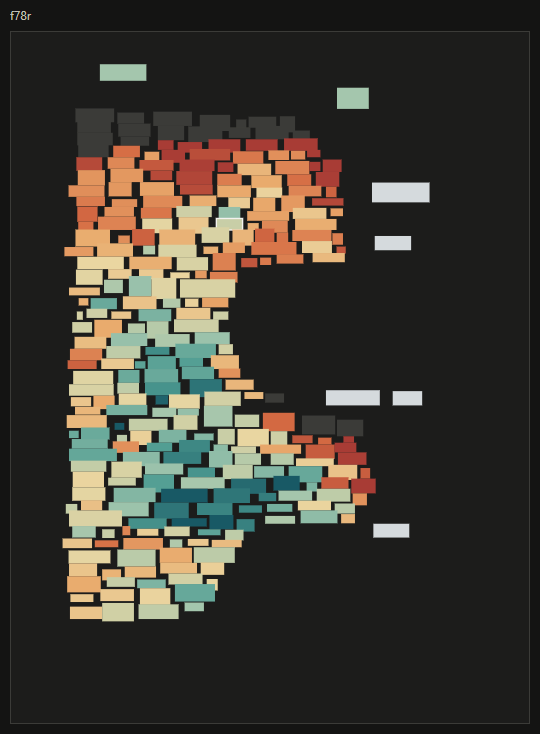
#> input picture experiments/mattr_template_link/captures/f78r_before_click.png, 540 x 734 px
$ python method_infographic.py
#> lines starting #> are read from the running program, lines starting #| are printed output that depends on the picture
"""method_spatial.png: an annotated infographic built from three captures of the governor app (27 October, user's request):
the f78r page as the app draws it, the same page after the word otedy is clicked (cone, left reach, lit sources), and the
app's readout bar. The captures were taken in Chrome from http://127.0.0.1:8765/heatmap.html#scope=4a&window=100&
direction=spatial&colors=components&left=3&depth=8&angle=45&weight=distance with the page isolated and the svg at 520 px;
their paths and the geometry below (CSS pixels of that view) are recorded here so the figure can be rebuilt from new captures."""
import sys
import textwrap
from pathlib import Path

import matplotlib
matplotlib.use('Agg')
import matplotlib.pyplot as plt
from PIL import Image

HERE = Path(__file__).resolve().parent
CAP = HERE / 'captures'                              # the three Chrome captures, kept with the study
BEFORE = CAP / 'f78r_before_click.png'               # page region, CSS x 306-845, y 211-945, no selection
AFTER = CAP / 'f78r_otedy_clicked.png'               # same region, token 31343 (otedy) selected
STATUS = CAP / 'readout_bar.png'                     # readout bar, CSS x 138-1604, y 49-190
OX, OY = 306, 211                                    # CSS origin of the page captures
TARGET = (522, 429, 549, 441)                        # CSS box of the clicked word
APEX = (535.3, 435.0)
CONE_TOP_Y, CONE_LEFT_X, CONE_RIGHT_X = 337.0, 437.3, 633.3
REACH_X = 450.7
INK, SEC, LIGHT, ACCENT = '#1f1f1d', '#5a5955', '#f0efec', '#f2c27b'
CIRCLED = '①②③④⑤'


def px(x, y):
    return x - OX, y - OY


def callout(ax, k, at, mark, color=ACCENT):
    """Numbered marker at `mark` (image px) with a short leader to `at`."""
    ax.annotate('', xy=at, xytext=mark, arrowprops=dict(arrowstyle='-', color=color, lw=0.9), annotation_clip=False)
    ax.text(mark[0], mark[1], str(k), fontsize=6.4, color=INK, ha='center', va='center', weight='bold',
            bbox=dict(boxstyle='circle,pad=0.25', fc=color, ec='none'), clip_on=False)


def para(fig, x, y, text, width, size=6.9, color=SEC, lead=0.0215):
    wrapped = textwrap.fill(text, width)
    fig.text(x, y, wrapped, fontsize=size, color=color, va='top', linespacing=1.35)
    return y - lead * (wrapped.count('\n') + 1)


def main(out=HERE / 'method_spatial.png'):
    before, after, status = (Image.open(p).convert('RGB') for p in (BEFORE, AFTER, STATUS))
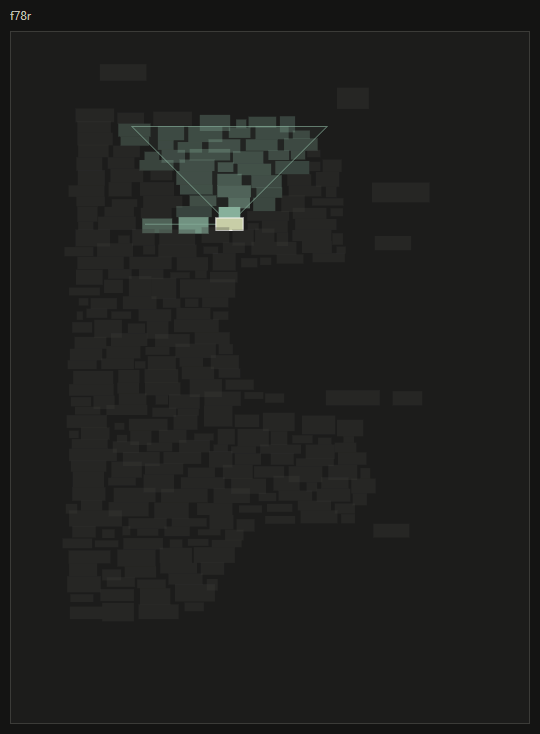
#> input picture experiments/mattr_template_link/captures/f78r_otedy_clicked.png, 540 x 734 px
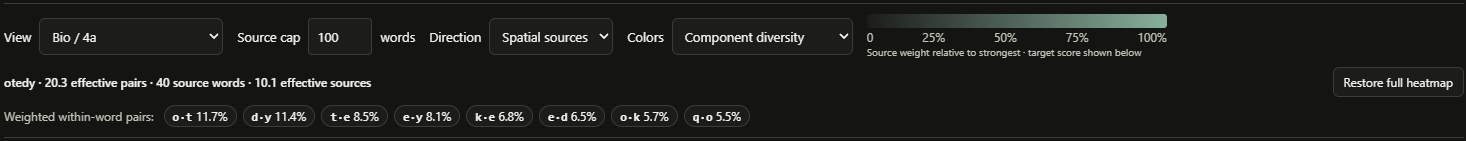
#> input picture experiments/mattr_template_link/captures/readout_bar.png, 1466 x 141 px
    status = status.crop((0, 0, 1180, status.height))           # controls, readout and pair chips; the restore button is cut
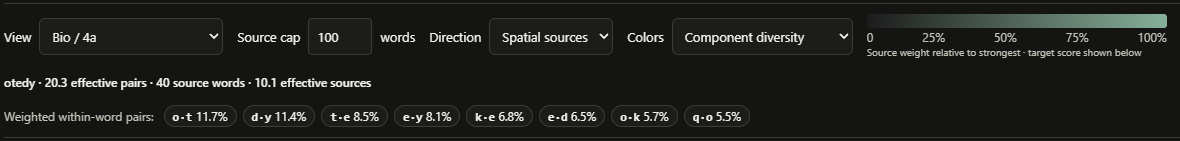
#> status: PIL image 1180x141 RGB; mean R, G, B 31.2, 31.7, 30.2
    plt.rcParams['font.family'] = 'DejaVu Sans'
    fig = plt.figure(figsize=(13, 8.6), facecolor='white')
    fig.text(0.015, 0.978, 'How the spatial statistic is built, shown on the governor app itself', fontsize=10.5, color=INK, va='top', weight='bold')
    para(fig, 0.015, 0.948, 'Page f78r (Bio) in the app\'s MATTR heatmap, Direction = Spatial sources, Colors = Component diversity, source cap 100, distance weight. Every text in this study '
                            '(manuscript, generators, Markov chains, reflowed prose) is laid into these lines and boxes and scored by the same selector.', 190, size=7.2)

    # panel 1: the page before the click
    ax1 = fig.add_axes([0.015, 0.345, 0.27, 0.555])
    ax1.imshow(before)
    ax1.axis('off')
    ax1.set_title('1 · A manuscript page as the app draws it (f78r)', loc='left', fontsize=8.4, color=INK, pad=4)
    callout(ax1, 1, (335, 168), (375, 150))
    callout(ax1, 2, (330, 485), (390, 470))
    callout(ax1, 3, (280, 120), (330, 92))
    callout(ax1, 4, (400, 196), (440, 230))
    y = 0.325
    y = para(fig, 0.015, y, '① red: the words in view for this word are of low diversity, few distinct unit pairs among them.', 66)
    y = para(fig, 0.015, y, '② teal: high diversity in view.', 66)
    y = para(fig, 0.015, y, '③ ④ grey or white: not scored (fewer than five contributing words, fewer than three effective sources, or an incomplete 100-word window).', 66)
    y = para(fig, 0.015, y, 'Each rectangle is one word\'s recorded box; the blank regions are the page\'s drawings. Colour is the score of the words in view for that word, not of the word itself.', 66)

    # panel 2: after the click
    ax2 = fig.add_axes([0.30, 0.345, 0.27, 0.555])
    ax2.imshow(after)
    ax2.axis('off')
    ax2.set_title('2 · Click a word: what is "in view" for it', loc='left', fontsize=8.4, color=INK, pad=4)
    tx0, ty0, tx1, ty1 = TARGET
    tcx, tcy = px((tx0 + tx1) / 2, (ty0 + ty1) / 2)
    callout(ax2, 1, (tcx + 12, tcy + 5), (300, 268))
    cx, cy = px(CONE_RIGHT_X - 25, CONE_TOP_Y + 2)
    callout(ax2, 2, (cx, cy), (375, 110))
    rx, ry = px(REACH_X + 8, APEX[1] + 2)
    callout(ax2, 3, (rx, ry), (110, 262))
    sx, sy = px(CONE_LEFT_X + 70, CONE_TOP_Y + 45)
    callout(ax2, 4, (sx, sy), (85, 150))
    y = 0.325
    y = para(fig, 0.30, y, '① the clicked word, otedy (line 12 of f78r): the target whose repeat score is predicted.', 66)
    y = para(fig, 0.30, y, '② the cone: 8 line spacings up, 45° half-angle; every box it touches on this page is a source.', 66)
    y = para(fig, 0.30, y, '③ the left reach: 3 median word widths on the same line.', 66)
    y = para(fig, 0.30, y, '④ lit boxes: the 40 source words, brighter = nearer (distance weight); everything else is dimmed. Only earlier words count, above or to the left; at most 100 sources.', 66)

    # readout bar
    ax3 = fig.add_axes([0.015, 0.03, 0.555, 0.095])
    ax3.imshow(status)
    ax3.axis('off')
    ax3.set_title('the app\'s readout for the clicked word', loc='left', fontsize=7.6, color=INK, pad=3)
    para(fig, 0.585, 0.125, 'Score of otedy: 20.3 effective within-word unit pairs among its 40 sources (10.1 effective sources after distance weighting); the chips are the weighted pair shares. '
                            'The study\'s own per-token table lists the same token, 31343, with components 20.319 and pool 40.', 84, size=6.8)

    # panel 3: from one word to the statistic
    x0 = 0.60
    fig.text(x0, 0.905, '3 · From one word to the statistic', fontsize=8.4, color=INK, va='top')
    blocks = [
        ('Pool score of a word N', 'The diversity of N\'s sources, by the app\'s selector: component diversity (effective number of within-word unit pairs, as in the readout), '
                                   'glyph H2 (conditional entropy of the sources\' units) or word diversity (1 − Σ p(spelling)²). These are the three marker shapes of the contrast charts.'),
        ('Repeat score of N', 'The share of the 100-word windows containing N in which N\'s spelling occurs again (0 = never repeated nearby, 1 = always); the "word impact" of the component-impact study.'),
        ('The contrast', 'Within each bifolium the scored words are sorted by pool score and split into fifths. Contrast = mean repeat score of the fifth with the LEAST diverse pool minus the mean of the fifth '
                         'with the MOST diverse pool, averaged over pool-size tertiles (small, middle, large pools) and over bifolia. Positive: a word that follows a less diverse pool is more often a repeat. '
                         'This number is the horizontal axis of the contrast charts.'),
        ('Why pool size is held fixed', 'Pool diversity rises with the number of words in the cone, and pool size itself predicts repetition (small pools sit at the tops of pages), so the contrast is taken inside pool-size tertiles.'),
        ('The same for every text', 'Generated streams and reflowed prose are written into the manuscript\'s own lines (boxes by character position inside each line\'s recorded extent) and scored by the same code, so the charts compare like with like.'),
    ]
    y = 0.872
    for head, body in blocks:
        fig.text(x0, y, head, fontsize=7.5, color=INK, va='top', weight='bold')
        y -= 0.027
        y = para(fig, x0, y, body, 88) - 0.018
    fig.savefig(out, dpi=140, facecolor='white')
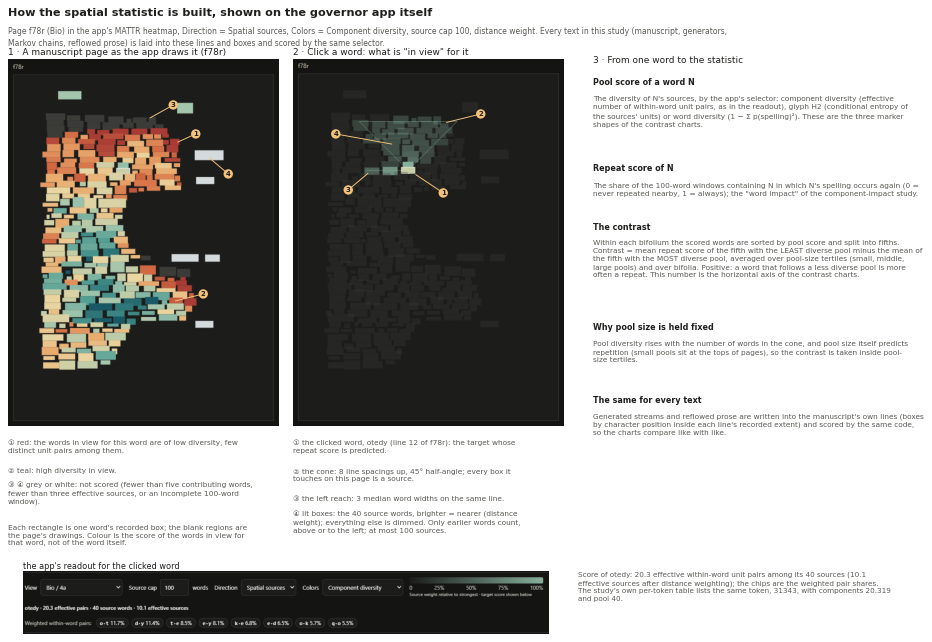
#> figure drawn by matplotlib, 3 panels
    plt.close(fig)
    print('wrote', Path(out).name)


if __name__ == '__main__':
    main(Path(sys.argv[1]) if len(sys.argv) > 1 else HERE / 'method_spatial.png')
